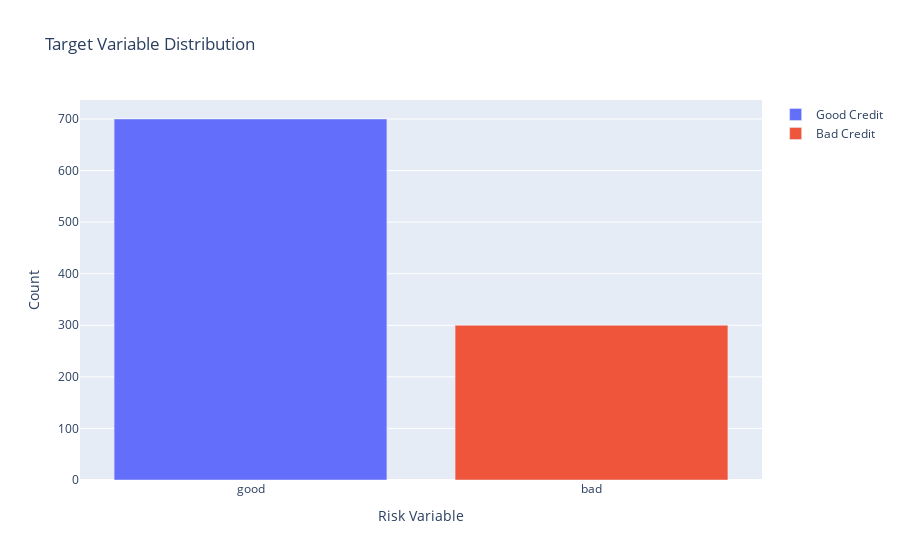

This figure's notebook cell:
### Markdown cell above
* Starting by distribution of column Age
* Some Seaborn graphical
* Columns crossing

### Code cell
#
import plotly.offline as py
py.init_notebook_mode(connected=True)
import plotly.graph_objs as go
import plotly.tools as tls
import warnings
from collections import Counter

trace0=go.Bar(
    x=df_credit[df_credit["Risk"] == 'good']['Risk'].value_counts().index.values,
    y=df_credit[df_credit["Risk"] == 'good']['Risk'].value_counts().values,
    name= 'Good Credit'
    )

trace1 = go.Bar(
    x=df_credit[df_credit["Risk"]=='bad']["Risk"].value_counts().index.values,
    y=df_credit[df_credit["Risk"]=='bad']["Risk"].value_counts().values,
    name="Bad Credit"
)

data = [trace0,trace1]

layout = go.Layout(
)

layout = go.Layout(
    yaxis=dict(
        title='Count'
    ),
    xaxis=dict(
        title='Risk Variable'
    ),
    title='Target Variable Distribution'
)

fig = go.Figure(data=data, layout=layout)

py.iplot(fig, filename='grouped-bar')

### Figure 1 — Plotly figure (JSON) as saved in the notebook; plotly's stock layout.template omitted (floating-point values rounded to 4 significant figures)
{"data": [{"name": "Good Credit", "type": "bar", "x": ["good"], "y": [700]}, {"name": "Bad Credit", "type": "bar", "x": ["bad"], "y": [300]}], "layout": {"autosize": true, "title": {"text": "Target Variable Distribution"}, "xaxis": {"autorange": true, "range": [-0.5, 1.5], "title": {"text": "Risk Variable"}, "type": "category"}, "yaxis": {"autorange": true, "range": [0, 736.8], "title": {"text": "Count"}, "type": "linear"}}}
